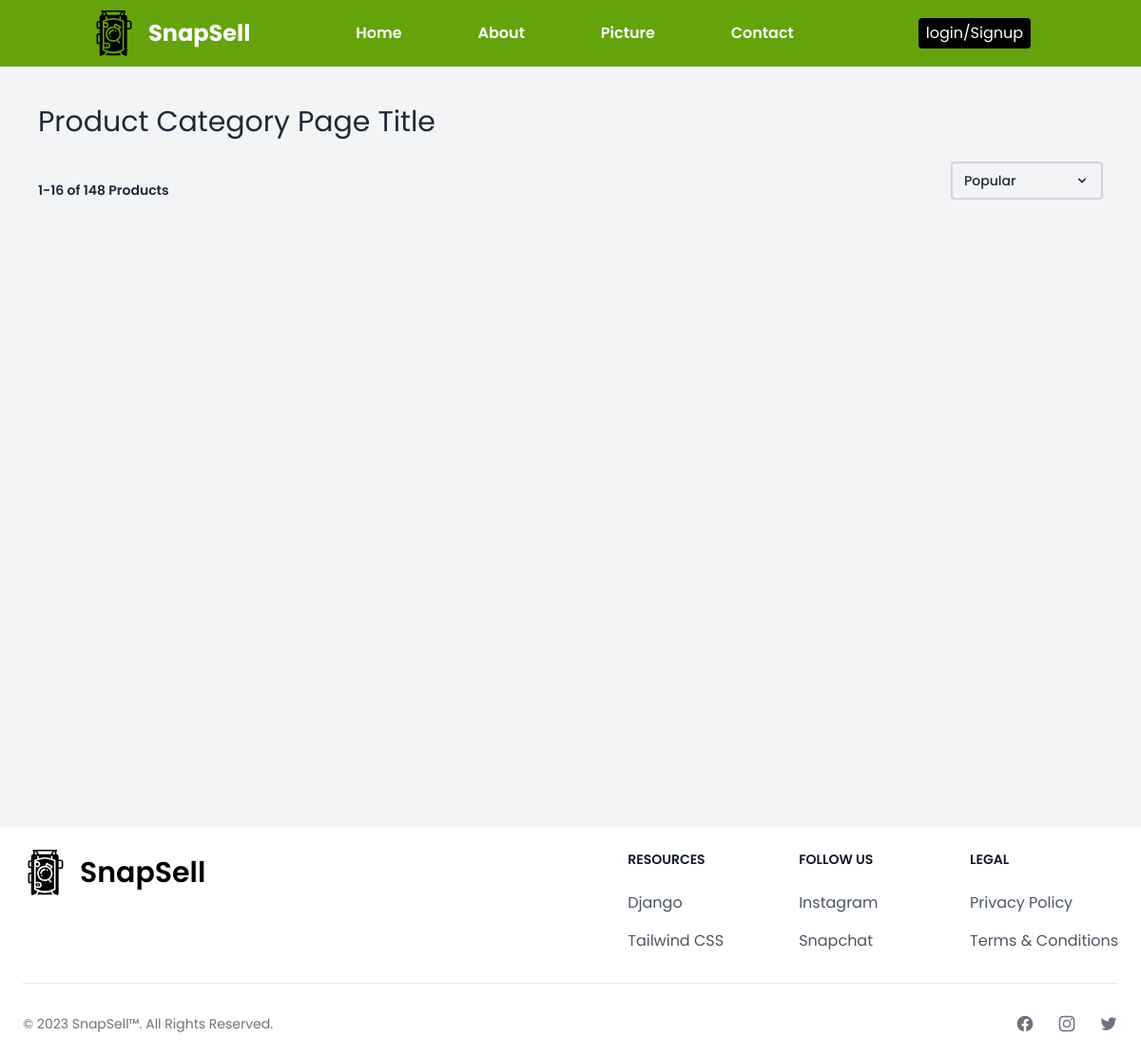
/picture/, run on an earlier commit of the app's database.
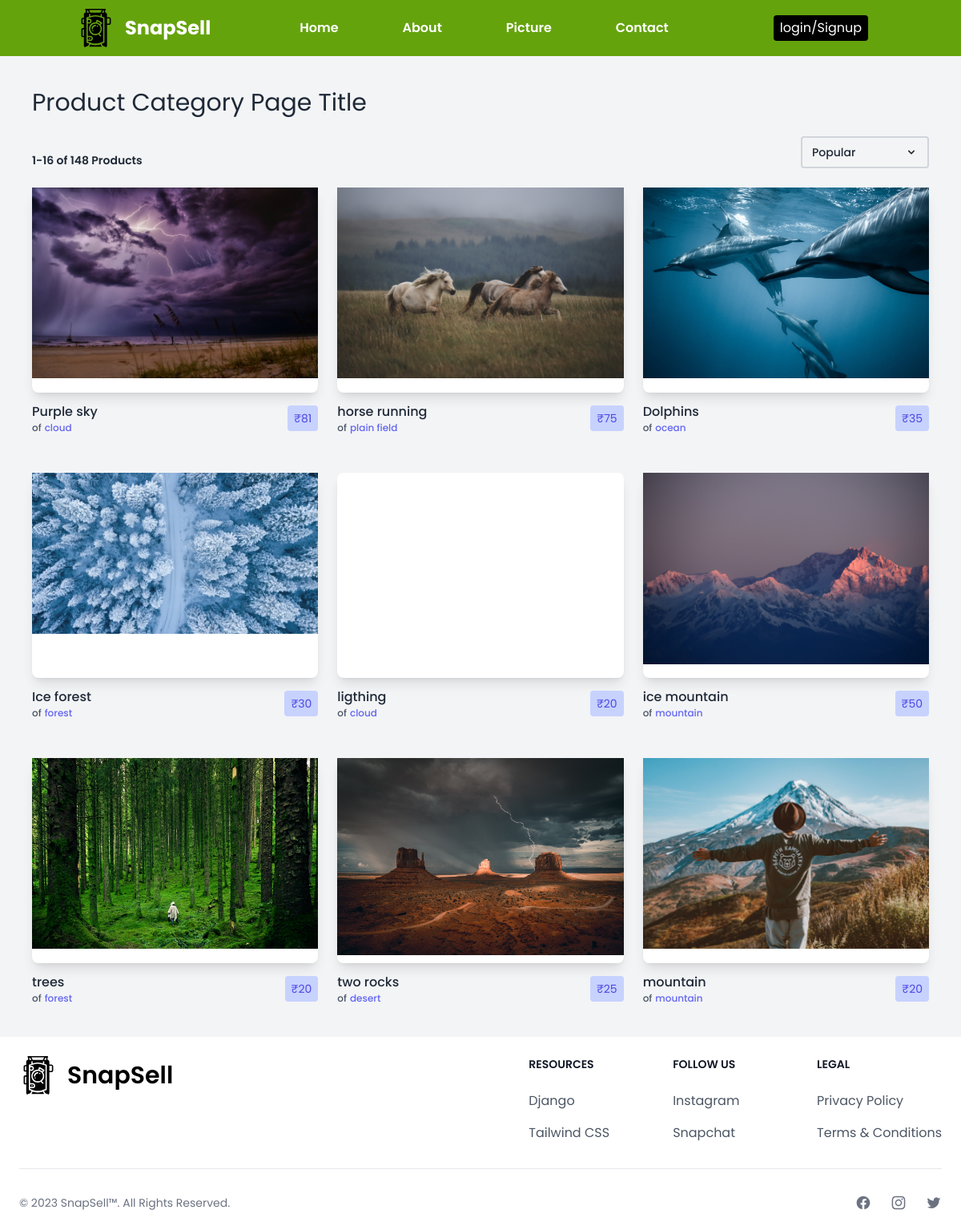
And on a later commit of the database.
### shop/models.py (models this page shows, shortened)
class Product(models.Model):
    product_id = models.AutoField
    product_name=models.CharField(max_length=50)
    category=models.CharField(max_length=50,default="")
    subcategory=models.CharField(max_length=50)
    price=models.IntegerField()
    desc=models.CharField(max_length=50)
    pub_date=models.DateField()
    image=models.ImageField(upload_to="shop/images")

### shop/views.py (the view)
# urls.py: path('picture/',include('shop.urls')),
def picture (request):
    products = Product.objects.order_by('-id')[:]
    return render (request, 'shop/picture.html',{'products': products})

### templates/shop/picture.html (shortened to what this page needs)
{% extends 'base.html' %}
{% block body %}
    <section class="flex flex-col w-screen min-h-screen p-10 mt-[70px] bg-gray-100 text-gray-800">
        <h1 class="text-3xl">Product Category Page Title</h1>
        <div class="flex flex-col sm:flex-row sm:items-end sm:justify-between mt-6">
            <span class="text-sm font-semibold">1-16 of 148 Products</span>
            <button class="relative text-sm focus:outline-none group mt-4 sm:mt-0">
                <div class="flex items-center justify-between w-40 h-10 px-3 border-2 border-gray-300 rounded hover:bg-gray-300">
                    <span class="font-medium">
                        Popular
                    </span>
                    <svg class="w-4 h-4" xmlns="http://www.w3.org/2000/svg" viewBox="0 0 20 20" fill="currentColor">
                        <path fill-rule="evenodd" d="M5.293 7.293a1 1 0 011.414 0L10 10.586l3.293-3.293a1 1 0 111.414 1.414l-4 4a1 1 0 01-1.414 0l-4-4a1 1 0 010-1.414z" clip-rule="evenodd" />
                    </svg>
                </div>
            </button>
        </div>
        <div class="grid 2xl:grid-cols-5 xl:grid-cols-4 lg:grid-cols-3 sm:grid-cols-2 grid-cols-1 gap-x-6 gap-y-12 w-full mt-6">
             {% for product in products %}
             <div>
                <a href="#" class="block h-64 rounded-lg shadow-lg bg-white">
                    <img src="/media/{{product.image}}" alt="">
                </a>
                <div class="flex items-center justify-between mt-3">
                    <div>
                        <a href="#" class="font-medium">{{product.product_name}}</a>
                        <a class="flex items-center" href="#">
                            <span class="text-xs font-medium text-gray-600">of</span>
                            <span class="text-xs font-medium ml-1 text-indigo-500">{{product.subcategory}}</span>
                        </a>
                    </div>
                    <span class="flex items-center h-8 bg-indigo-200 text-indigo-600 text-sm px-2 rounded">&#8377;{{product.price}}</span>
                </div>
            </div>
            {% endfor %}
</section>
{% endblock body %}

### templates/base.html (shortened to what this page needs)
{% load static tailwind_tags %}
<!DOCTYPE html>
<html lang="en">
<head>
{% tailwind_css %}
</head>
<body class="font-['poppins']">
    <header class="bg-lime-600 text-white fixed top-0 left-0 right-0 z-10">
        <nav class="flex justify-between items-center w-[84%] mx-auto h-[70px]">
            <div class="flex items-center gap-3">
                <img class="w-12 h-14" src="/static/images/logo.svg" alt="">
                <h1 class="font-bold text-2xl">SnapSell</h1>
            </div>
            <div class="">
                <ul class="flex items-center gap-[2vw] font-semibold">
                    <li class="hover:bg-black rounded mx-5 px-2 py-1 transition duration-500 ease-in-out"><a class="" href="/">Home</a></li>
                    <li class="hover:bg-black rounded mx-5 px-2 py-1 transition duration-500 ease-in-out"><a class="" href="{% url 'about' %}">About</a></li>
                    <li class="hover:bg-black rounded mx-5 px-2 py-1 transition duration-500 ease-in-out"><a class="" href="{% url 'picture' %}">Picture</a></li>
                    <li class="hover:bg-black rounded mx-5 px-2 py-1 transition duration-500 ease-in-out"><a class="" href="{% url 'contact' %}">Contact</a></li>
                </ul>
            </div>
            <div>
                <ul>
                    {% if user.is_authenticated %}
      <li class="nav-item">
        <a class="nav-link" href="/logout">Logout</a>
      </li>
      <li class="nav-item">
        <a class="nav-link" href="/logout">Welcome, {{user.username}}</a>
      </li>
      {% else %}
      <li class="bg-black text-white hover:text-black hover:bg-white rounded mx-5 px-2 py-1 transition duration-500 ease-in-out"><a class="" href="{% url 'signin' %}">login/Signup</a></li>
      {% endif %}
                </ul>
</div>
        </nav>
    </header>
    <main>
        {% block body %}{% endblock body %}
    </main>
<footer class="p-4 bg-white sm:p-6 dark:bg-gray-900">
    <div class="md:flex md:justify-between">
        <div class="mb-6 md:mb-0">
            <a href="/" class="flex items-center">
                <img src="/static/images/logo.svg" class="h-12 w-12 mr-3" alt="SnapSell Logo" />
                <span class="self-center text-3xl font-semibold whitespace-nowrap dark:text-white">SnapSell</span>
            </a>
        </div>
        <div class="grid grid-cols-2 gap-8 sm:gap-6 sm:grid-cols-3">
            <div>
                <h2 class="mb-6 text-sm font-semibold text-gray-900 uppercase dark:text-white">Resources</h2>
                <ul class="text-gray-600 dark:text-gray-400">
                    <li class="mb-4">
                        <a href="###" class="hover:underline">Django</a>
                    </li>
                    <li>
                        <a href="https://tailwindcss.com/" class="hover:underline">Tailwind CSS</a>
                    </li>
                </ul>
            </div>
            <div>
                <h2 class="mb-6 text-sm font-semibold text-gray-900 uppercase dark:text-white">Follow us</h2>
                <ul class="text-gray-600 dark:text-gray-400">
                    <li class="mb-4">
                        <a href="###" class="hover:underline ">Instagram</a>
                    </li>
                    <li>
                        <a href="###" class="hover:underline">Snapchat</a>
                    </li>
                </ul>
            </div>
            <div>
                <h2 class="mb-6 text-sm font-semibold text-gray-900 uppercase dark:text-white">Legal</h2>
                <ul class="text-gray-600 dark:text-gray-400">
                    <li class="mb-4">
                        <a href="#" class="hover:underline">Privacy Policy</a>
                    </li>
                    <li>
                        <a href="#" class="hover:underline">Terms &amp; Conditions</a>
                    </li>
                </ul>
            </div>
        </div>
    </div>
    <hr class="my-6 border-gray-200 sm:mx-auto dark:border-gray-700 lg:my-8" />
    <div class="sm:flex sm:items-center sm:justify-between">
        <span class="text-sm text-gray-500 sm:text-center">© 2023 <a href="/" class="hover:underline">SnapSell™</a>. All Rights Reserved.
        </span>
        <div class="flex mt-4 space-x-6 sm:justify-center sm:mt-0">
            <a href="#" class="text-gray-500 hover:text-gray-900 dark:hover:text-white">
            </a>
            <a href="#" class="text-gray-500 hover:text-gray-900 dark:hover:text-white">
            </a>
            <a href="#" class="text-gray-500 hover:text-gray-900 dark:hover:text-white">
            </a>
        </div>
    </div>
</footer>
</body>
</html>

What changed in the data, as far as the page shows it:
added Product: image (picture), product_name "Purple sky", subcategory "cloud", price "81"
added Product: image (picture), product_name "horse running", subcategory "plain field", price "75"
added Product: image (picture), product_name "Dolphins", subcategory "ocean", price "35"
added Product: image (picture), product_name "Ice forest", subcategory "forest", price "30"
added Product: product_name "ligthing", subcategory "cloud", price "20"
added Product: image (picture), product_name "ice mountain", subcategory "mountain", price "50"
added Product: image (picture), product_name "trees", subcategory "forest", price "20"
added Product: image (picture), product_name "two rocks", subcategory "desert", price "25"
added Product: image (picture), product_name "mountain", subcategory "mountain", price "20"
